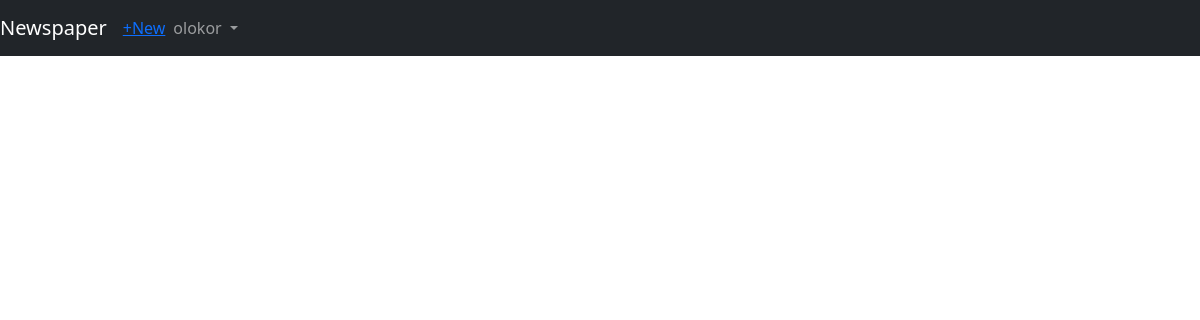
/articles/ (signed in), run on an earlier commit of the app's database.
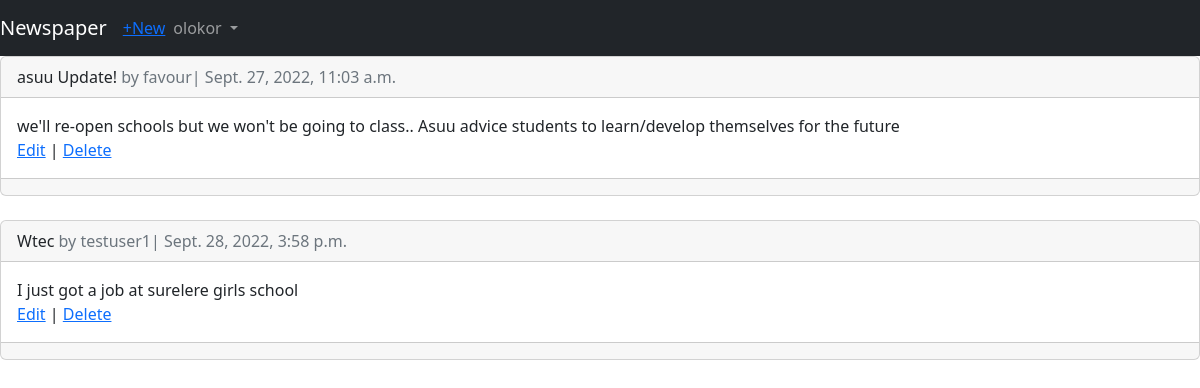
And on a later commit of the database.
### accounts/models.py (models this page shows)
class CustomUser(AbstractUser):
    age = models.PositiveBigIntegerField(null=True, blank=True)

### articles/models.py (models this page shows, shortened)
class Article(models.Model):
    title = models.CharField(max_length=225)
    body = models.TextField()
    date = models.DateTimeField(auto_now_add=True)
    author = models.ForeignKey(
        get_user_model(), on_delete=models.CASCADE
    )

### articles/views.py (the view)
# urls.py: path('', ArticleListView.as_view(), name='article_list'),
class ArticleListView(LoginRequiredMixin, ListView):
    model = Article
    template_name = 'article_list.html'

### templates/article_list.html (shortened to what this page needs)
{% extends 'base.html' %}
{% block content %}
    {% for article in object_list %}
        <div class="card">
            <div class="card-header">
                <span class="font-weight-bold">{{ article.title }}</span>
                <span class="text-muted">by {{ article.author }}| {{ article.date }}</span>
            </div>
            <div class="card-body">
                {{ article.body }}<br>
                <a href="{% url "article_edit" article.pk %}">Edit</a>  |
                <a href="{% url "article_delete" article.pk %}">Delete</a>
            </div>
            <div class="card-footer">
            </div>
        </div>
        <br>
    {% endfor %}
{% endblock content %}

### templates/base.html (shortened to what this page needs)
<!DOCTYPE html>
{% load static %}
<html lang="en">
<head>
    <link href="https://cdn.jsdelivr.net/npm/bootstrap@5.2.0/dist/css/bootstrap.min.css" rel="stylesheet">
</head>
<body>
    <nav class="navbar navbar-expand-lg navbar-dark bg-dark">
        <a class="navbar-brand" href="{% url 'home' %}">Newspaper</a>
        {% if user.is_authenticated %}
            <ul class="navbar-nav mr-auto">
                <li class="nav-item">
                    <a href="{% url 'article_create' %}">+New</a>
                </li>
            </ul>
        {% endif %}
        <div class="collapse navbar-collapse" id="navbarSupportedContent">
            {% if user.is_authenticated %}
                <ul class="navbar-nav ml-auto">
                    <li class="nav-item">
                        <a class="nav-link dropdown-toggle" href="#"id="navbarDropdown" role="button" data-toggle="dropdown"
                        aria-haspopup="true" aria-expanded="false">
                            {{ user.username }}
                        </a>
                    </li>
                </ul>
            {% else %}
                <form class="form-inline ml-auto">
                    <a href="{% url 'login' %}" class="btn btn-outline-secondary">Log In</a>
                    <a href="{% url 'signup' %}" class="btn btn-primary ml-2">Sign up</a>
                </form>
            {% endif %}
        </div>
    </nav>
    <main>
        {% block content %}
        {% endblock content %}
    </main>
</body>
</html>

What changed in the data, as far as the page shows it:
added Article: title "asuu Update!", author "favour", date "Sept. 27, 2022, 11:03 a.m.", body "we'll re-open schools but we won't be going to class.. Asuu advice students to learn/develop themselves for the future"
added Article: title "Wtec", author "testuser1", date "Sept. 28, 2022, 3:58 p.m.", body "I just got a job at surelere girls school"
